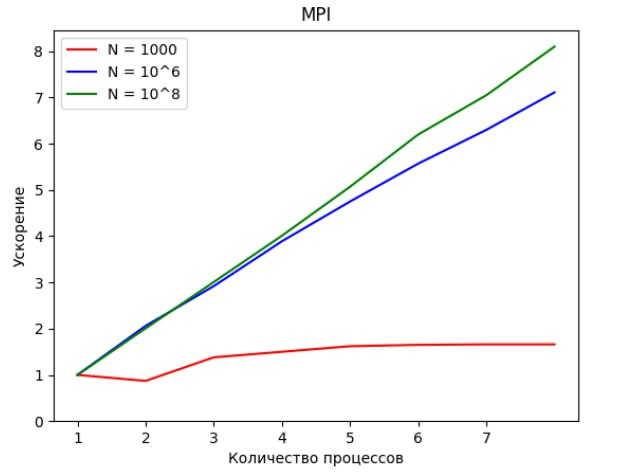

Python code for this plot:
import matplotlib.pyplot as plt

# данные для построения графика
x1 = [1, 2, 3, 4, 5, 6, 7, 8]
y1 = [1, 0.87, 1.38, 1.5, 1.62, 1.65, 1.66, 1.66]
x2 = [1, 2, 3, 4, 5, 6, 7, 8]
y2 = [1, 2.06, 2.92, 3.89, 4.75, 5.57, 6.3, 7.11]
x3 = [1, 2, 3, 4, 5, 6, 7, 8]
y3 = [1, 2.006, 3.009, 4.01, 5.07, 6.2, 7.05, 8.1]

# создание графика
plt.plot(x1, y1, c='red')
plt.plot(x2, y2, c='blue')
plt.plot(x3, y3, c='green')

# настройка внешнего вида графика
plt.title('MPI')
plt.xlabel('Количество процессов')
plt.ylabel('Ускорение')
plt.legend(['N = 1000', 'N = 10^6', 'N = 10^8'])
plt.xticks(range(1, 8, 1))
plt.yticks(range(0, 9, 1))

# отображение графика
plt.show()
